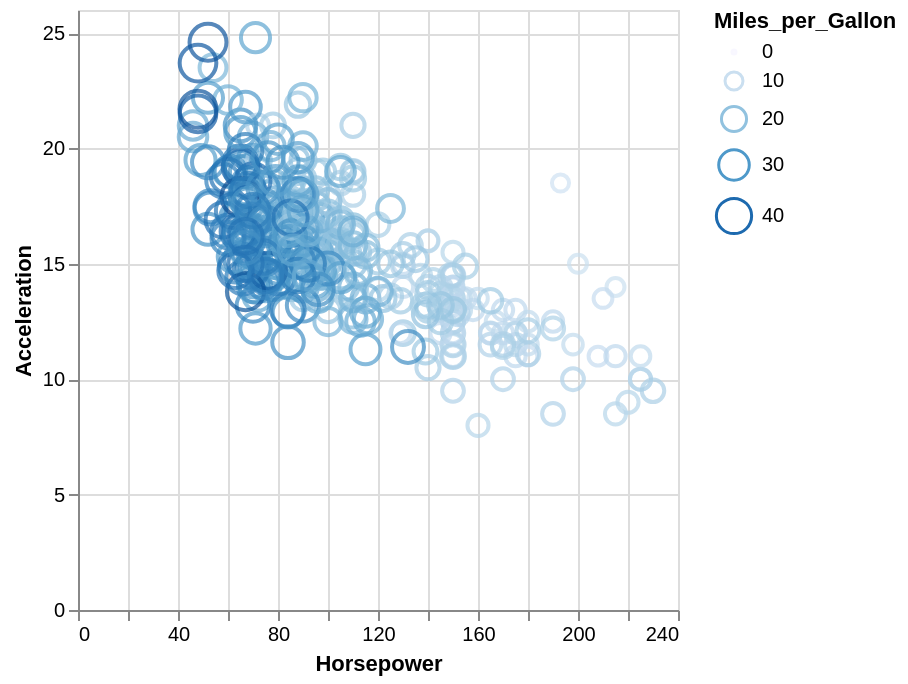

Specify this chart in Vega-Lite:
### Vega-Lite specification from a JSON file in a GitHub repository (floating-point values rounded to 4 significant figures; data arrays with more than 128 entries replaced by an {"elided": "..."} marker saying what was removed)
{"$schema": "https://vega.github.io/schema/vega-lite/v4.json", "data": {"values": {"elided": "406 records"}}, "mark": "point", "encoding": {"x": {"field": "Horsepower", "type": "quantitative"}, "y": {"field": "Acceleration", "type": "quantitative"}, "color": {"field": "Miles_per_Gallon", "type": "quantitative"}, "size": {"field": "Miles_per_Gallon", "type": "quantitative"}}}
